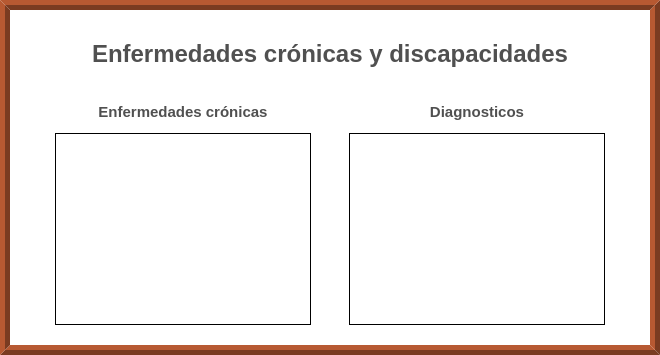
              <widget class="QFrame" name="espacio_info_medica">
               <property name="minimumSize">
                <size>
                 <width>0</width>
                 <height>300</height>
                </size>
               </property>
               <property name="styleSheet">
                <string notr="true">QFrame{
	background-color: rgb(255, 255, 255);
	border:10px ridge rgb(122, 59, 33);
}</string>
               </property>
               <property name="frameShape">
                <enum>QFrame::StyledPanel</enum>
               </property>
               <property name="frameShadow">
                <enum>QFrame::Raised</enum>
               </property>
               <layout class="QVBoxLayout" name="verticalLayout_10">
                <property name="spacing">
                 <number>20</number>
                </property>
                <property name="leftMargin">
                 <number>20</number>
                </property>
                <property name="topMargin">
                 <number>30</number>
                </property>
                <property name="rightMargin">
                 <number>20</number>
                </property>
                <item alignment="Qt::AlignHCenter">
                 <widget class="QLabel" name="label_titulo_info_medica">
                  <property name="minimumSize">
                   <size>
                    <width>0</width>
                    <height>0</height>
                   </size>
                  </property>
                  <property name="maximumSize">
                   <size>
                    <width>16777215</width>
                    <height>30</height>
                   </size>
                  </property>
                  <property name="font">
                   <font>
                    <family>Arial</family>
                    <pointsize>18</pointsize>
                    <weight>75</weight>
                    <bold>true</bold>
                   </font>
                  </property>
                  <property name="styleSheet">
                   <string notr="true">QLabel{
	
	color: rgb(80, 80, 80);

border:none;	border-color: #ffffff;


}
</string>
                  </property>
                  <property name="text">
                   <string>Enfermedades crónicas y discapacidades</string>
                  </property>
                  <property name="scaledContents">
                   <bool>false</bool>
                  </property>
                  <property name="wordWrap">
                   <bool>false</bool>
                  </property>
                 </widget>
                </item>
                <item alignment="Qt::AlignHCenter|Qt::AlignTop">
                 <widget class="QFrame" name="mostrar_datos_info_medica">
                  <property name="minimumSize">
                   <size>
                    <width>600</width>
                    <height>200</height>
                   </size>
                  </property>
                  <property name="maximumSize">
                   <size>
                    <width>600</width>
                    <height>16777215</height>
                   </size>
                  </property>
                  <property name="styleSheet">
                   <string notr="true">QFrame{border:noe;}</string>
                  </property>
                  <layout class="QGridLayout" name="gridLayout_5">
                   <item row="0" column="0" alignment="Qt::AlignHCenter">
                    <widget class="QLabel" name="label_enfermedades">
                     <property name="sizePolicy">
                      <sizepolicy hsizetype="Preferred" vsizetype="Preferred">
                       <horstretch>0</horstretch>
                       <verstretch>0</verstretch>
                      </sizepolicy>
                     </property>
                     <property name="minimumSize">
                      <size>
                       <width>200</width>
                       <height>30</height>
                      </size>
                     </property>
                     <property name="maximumSize">
                      <size>
                       <width>200</width>
                       <height>30</height>
                      </size>
                     </property>
                     <property name="font">
                      <font>
                       <family>Arial</family>
                       <pointsize>11</pointsize>
                       <weight>75</weight>
                       <bold>true</bold>
                      </font>
                     </property>
                     <property name="styleSheet">
                      <string notr="true">QLabel{
	
	color: rgb(80, 80, 80);

	border-color: #ffffff;


}
</string>
                     </property>
                     <property name="text">
                      <string>Enfermedades crónicas</string>
                     </property>
                     <property name="scaledContents">
                      <bool>false</bool>
                     </property>
                     <property name="alignment">
                      <set>Qt::AlignCenter</set>
                     </property>
                    </widget>
                   </item>
                   <item row="0" column="1" alignment="Qt::AlignHCenter">
                    <widget class="QLabel" name="label_discapacidades">
                     <property name="sizePolicy">
                      <sizepolicy hsizetype="Preferred" vsizetype="Preferred">
                       <horstretch>0</horstretch>
                       <verstretch>0</verstretch>
                      </sizepolicy>
                     </property>
                     <property name="minimumSize">
                      <size>
                       <width>210</width>
                       <height>30</height>
                      </size>
                     </property>
                     <property name="maximumSize">
                      <size>
                       <width>210</width>
                       <height>35</height>
                      </size>
                     </property>
                     <property name="font">
                      <font>
                       <family>Arial</family>
                       <pointsize>11</pointsize>
                       <weight>75</weight>
                       <bold>true</bold>
                      </font>
                     </property>
                     <property name="styleSheet">
                      <string notr="true">QLabel{
	
	color: rgb(80, 80, 80);

	border-color: #ffffff;


}
</string>
                     </property>
                     <property name="text">
                      <string>Diagnosticos</string>
                     </property>
                     <property name="scaledContents">
                      <bool>false</bool>
                     </property>
                     <property name="alignment">
                      <set>Qt::AlignCenter</set>
                     </property>
                    </widget>
                   </item>
                   <item row="1" column="0" alignment="Qt::AlignHCenter">
                    <widget class="QListWidget" name="mostrar_enfermedades">
                     <property name="font">
                      <font>
                       <family>Arial</family>
                       <pointsize>12</pointsize>
                       <weight>50</weight>
                       <bold>false</bold>
                      </font>
                     </property>
                     <property name="styleSheet">
                      <string notr="true">QListWidget{

	border:1px solid black;

}</string>
                     </property>
                    </widget>
                   </item>
                   <item row="1" column="1" alignment="Qt::AlignHCenter">
                    <widget class="QListWidget" name="mostrar_diagnosticos">
                     <property name="font">
                      <font>
                       <family>Arial</family>
                       <pointsize>11</pointsize>
                      </font>
                     </property>
                     <property name="styleSheet">
                      <string notr="true">QListWidget{

	border:1px solid black;

}</string>
                     </property>
                    </widget>
                   </item>
                  </layout>
                 </widget>
                </item>
               </layout>
              </widget>
